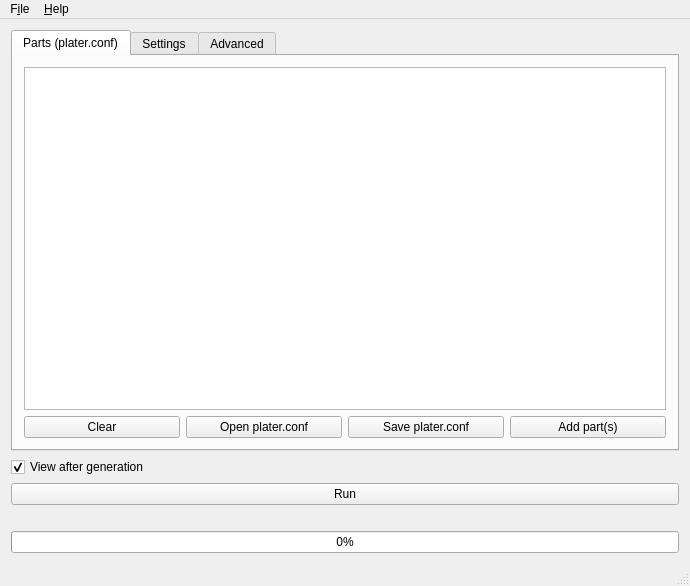
<?xml version="1.0" encoding="UTF-8"?>
<ui version="4.0">
 <class>MainWindow</class>
 <widget class="QMainWindow" name="MainWindow">
  <property name="geometry">
   <rect>
    <x>0</x>
    <y>0</y>
    <width>690</width>
    <height>586</height>
   </rect>
  </property>
  <property name="windowTitle">
   <string>MainWindow</string>
  </property>
  <property name="windowIcon">
   <iconset resource="icons.qrc">
    <normaloff>:/icon/img/plater.png</normaloff>:/icon/img/plater.png</iconset>
  </property>
  <widget class="QWidget" name="main">
   <layout class="QVBoxLayout" name="verticalLayout">
    <item>
     <widget class="QTabWidget" name="Advanced">
      <property name="currentIndex">
       <number>0</number>
      </property>
      <widget class="QWidget" name="tab">
       <attribute name="title">
        <string>Parts (plater.conf)</string>
       </attribute>
       <layout class="QVBoxLayout" name="verticalLayout_4">
        <item>
         <widget class="QTextEdit" name="parts"/>
        </item>
        <item>
         <layout class="QHBoxLayout" name="horizontalLayout_4">
          <item>
           <widget class="QPushButton" name="clearButton">
            <property name="text">
             <string>Clear</string>
            </property>
            <property name="icon">
             <iconset resource="icons.qrc">
              <normaloff>:/icon/img/clear.png</normaloff>:/icon/img/clear.png</iconset>
            </property>
           </widget>
          </item>
          <item>
           <widget class="QPushButton" name="openButton">
            <property name="text">
             <string>Open plater.conf</string>
            </property>
            <property name="icon">
             <iconset resource="icons.qrc">
              <normaloff>:/icon/img/open.png</normaloff>:/icon/img/open.png</iconset>
            </property>
           </widget>
          </item>
          <item>
           <widget class="QPushButton" name="saveButton">
            <property name="text">
             <string>Save plater.conf</string>
            </property>
            <property name="icon">
             <iconset resource="icons.qrc">
              <normaloff>:/icon/img/save.png</normaloff>:/icon/img/save.png</iconset>
            </property>
           </widget>
          </item>
          <item>
           <widget class="QPushButton" name="partBrowse">
            <property name="text">
             <string>Add part(s)</string>
            </property>
            <property name="icon">
             <iconset resource="icons.qrc">
              <normaloff>:/icon/img/part.png</normaloff>:/icon/img/part.png</iconset>
            </property>
           </widget>
          </item>
         </layout>
        </item>
       </layout>
      </widget>
      <widget class="QWidget" name="tab_2">
       <attribute name="title">
        <string>Settings</string>
       </attribute>
       <layout class="QVBoxLayout" name="verticalLayout_3">
        <item>
         <layout class="QVBoxLayout" name="settings">
          <item>
           <layout class="QHBoxLayout" name="horizontalLayout">
            <item>
             <widget class="QLabel" name="label">
              <property name="text">
               <string>Plate size:</string>
              </property>
             </widget>
            </item>
            <item>
             <widget class="QLineEdit" name="plateWidth">
              <property name="text">
               <string>150</string>
              </property>
             </widget>
            </item>
            <item>
             <widget class="QLabel" name="label_2">
              <property name="text">
               <string>x</string>
              </property>
             </widget>
            </item>
            <item>
             <widget class="QLineEdit" name="plateHeight">
              <property name="text">
               <string>150</string>
              </property>
             </widget>
            </item>
            <item>
             <widget class="QLabel" name="label_3">
              <property name="text">
               <string>mm</string>
              </property>
             </widget>
            </item>
           </layout>
          </item>
          <item>
           <layout class="QHBoxLayout" name="horizontalLayout_9">
            <item>
             <widget class="QCheckBox" name="circularPlate">
              <property name="text">
               <string>The plate is circular, with a diameter of </string>
              </property>
             </widget>
            </item>
            <item>
             <widget class="QLineEdit" name="diameter">
              <property name="text">
               <string>150</string>
              </property>
             </widget>
            </item>
            <item>
             <widget class="QLabel" name="label_13">
              <property name="text">
               <string>mm</string>
              </property>
             </widget>
            </item>
           </layout>
          </item>
          <item>
           <layout class="QHBoxLayout" name="horizontalLayout_2">
            <item>
             <widget class="QLabel" name="label_6">
              <property name="text">
               <string>Output directory:</string>
              </property>
             </widget>
            </item>
            <item>
             <widget class="QLineEdit" name="outputDirectory">
              <property name="text">
               <string>./</string>
              </property>
             </widget>
            </item>
            <item>
             <widget class="QPushButton" name="outputDirectoryButton">
              <property name="text">
               <string>Browse...</string>
              </property>
             </widget>
            </item>
           </layout>
          </item>
         </layout>
        </item>
        <item>
         <spacer name="verticalSpacer">
          <property name="orientation">
           <enum>Qt::Vertical</enum>
          </property>
          <property name="sizeHint" stdset="0">
           <size>
            <width>20</width>
            <height>40</height>
           </size>
          </property>
         </spacer>
        </item>
       </layout>
      </widget>
      <widget class="QWidget" name="tab_3">
       <attribute name="title">
        <string>Advanced</string>
       </attribute>
       <layout class="QVBoxLayout" name="verticalLayout_2">
        <item>
         <layout class="QHBoxLayout" name="horizontalLayout_5">
          <item>
           <widget class="QLabel" name="label_7">
            <property name="text">
             <string>Parts Spacing:</string>
            </property>
           </widget>
          </item>
          <item>
           <widget class="QLineEdit" name="spacing">
            <property name="text">
             <string>1.5</string>
            </property>
           </widget>
          </item>
          <item>
           <widget class="QLabel" name="label_8">
            <property name="text">
             <string>mm, Precision:</string>
            </property>
           </widget>
          </item>
          <item>
           <widget class="QLineEdit" name="precision">
            <property name="text">
             <string>0.5</string>
            </property>
           </widget>
          </item>
          <item>
           <widget class="QLabel" name="label_9">
            <property name="text">
             <string>mm</string>
            </property>
           </widget>
          </item>
         </layout>
        </item>
        <item>
         <layout class="QHBoxLayout" name="horizontalLayout_6">
          <item>
           <widget class="QLabel" name="label_5">
            <property name="text">
             <string>Brute-force spacing:</string>
            </property>
           </widget>
          </item>
          <item>
           <widget class="QLineEdit" name="bruteForceSpacing">
            <property name="text">
             <string>1</string>
            </property>
           </widget>
          </item>
          <item>
           <widget class="QLabel" name="label_10">
            <property name="text">
             <string>mm</string>
            </property>
           </widget>
          </item>
         </layout>
        </item>
        <item>
         <layout class="QHBoxLayout" name="horizontalLayout_8">
          <item>
           <widget class="QLabel" name="label_12">
            <property name="text">
             <string>Brute-force angle delta: </string>
            </property>
           </widget>
          </item>
          <item>
           <widget class="QLineEdit" name="bruteForceAngle">
            <property name="text">
             <string>90</string>
            </property>
           </widget>
          </item>
         </layout>
        </item>
        <item>
         <layout class="QHBoxLayout" name="horizontalLayout_10">
          <item>
           <widget class="QLabel" name="label_14">
            <property name="text">
             <string>Threads:</string>
            </property>
           </widget>
          </item>
          <item>
           <widget class="QLineEdit" name="nbThreads">
            <property name="text">
             <string>1</string>
            </property>
           </widget>
          </item>
         </layout>
        </item>
        <item>
         <layout class="QHBoxLayout" name="horizontalLayout_11">
          <item>
           <widget class="QLabel" name="label_15">
            <property name="text">
             <string>Sort mode:</string>
            </property>
           </widget>
          </item>
          <item>
           <widget class="QRadioButton" name="singleSort">
            <property name="text">
             <string>Single (just decreasing surface)</string>
            </property>
            <property name="checked">
             <bool>true</bool>
            </property>
            <attribute name="buttonGroup">
             <string notr="true">buttonGroup</string>
            </attribute>
           </widget>
          </item>
          <item>
           <widget class="QRadioButton" name="multipleSort">
            <property name="text">
             <string>Multiple (tr&amp;y multiple sorts)</string>
            </property>
            <attribute name="buttonGroup">
             <string notr="true">buttonGroup</string>
            </attribute>
           </widget>
          </item>
         </layout>
        </item>
        <item>
         <layout class="QHBoxLayout" name="horizontalLayout_7">
          <item>
           <widget class="QLabel" name="label_11">
            <property name="text">
             <string>Random iterations:</string>
            </property>
           </widget>
          </item>
          <item>
           <widget class="QLineEdit" name="randomIterations">
            <property name="text">
             <string>3</string>
            </property>
           </widget>
          </item>
         </layout>
        </item>
        <item>
         <layout class="QHBoxLayout" name="horizontalLayout_3">
          <item>
           <widget class="QLabel" name="label_4">
            <property name="text">
             <string>Output type:</string>
            </property>
           </widget>
          </item>
          <item>
           <widget class="QRadioButton" name="stlRadio">
            <property name="text">
             <string>STL</string>
            </property>
            <property name="checked">
             <bool>true</bool>
            </property>
            <attribute name="buttonGroup">
             <string notr="true">buttonGroup_2</string>
            </attribute>
           </widget>
          </item>
          <item>
           <widget class="QRadioButton" name="ppmRadio">
            <property name="text">
             <string>PPM</string>
            </property>
            <attribute name="buttonGroup">
             <string notr="true">buttonGroup_2</string>
            </attribute>
           </widget>
          </item>
         </layout>
        </item>
        <item>
         <layout class="QHBoxLayout" name="horizontalLayout_12">
          <item>
           <widget class="QCheckBox" name="outputCsv">
            <property name="text">
             <string>Output plates.csv</string>
            </property>
           </widget>
          </item>
         </layout>
        </item>
        <item>
         <spacer name="verticalSpacer_2">
          <property name="orientation">
           <enum>Qt::Vertical</enum>
          </property>
          <property name="sizeHint" stdset="0">
           <size>
            <width>20</width>
            <height>40</height>
           </size>
          </property>
         </spacer>
        </item>
       </layout>
      </widget>
     </widget>
    </item>
    <item>
     <widget class="QCheckBox" name="viewAfter">
      <property name="text">
       <string>View after generation</string>
      </property>
      <property name="checked">
       <bool>true</bool>
      </property>
     </widget>
    </item>
    <item>
     <widget class="QPushButton" name="runButton">
      <property name="text">
       <string>Run</string>
      </property>
      <property name="icon">
       <iconset resource="icons.qrc">
        <normaloff>:/icon/img/gears.png</normaloff>:/icon/img/gears.png</iconset>
      </property>
     </widget>
    </item>
    <item>
     <widget class="QLabel" name="message">
      <property name="text">
       <string/>
      </property>
     </widget>
    </item>
    <item>
     <widget class="QProgressBar" name="progressBar">
      <property name="value">
       <number>0</number>
      </property>
     </widget>
    </item>
   </layout>
  </widget>
  <widget class="QStatusBar" name="statusBar"/>
  <widget class="QMenuBar" name="menuBar">
   <property name="geometry">
    <rect>
     <x>0</x>
     <y>0</y>
     <width>690</width>
     <height>33</height>
    </rect>
   </property>
   <widget class="QMenu" name="menuAbout">
    <property name="tearOffEnabled">
     <bool>false</bool>
    </property>
    <property name="title">
     <string>&amp;Help</string>
    </property>
    <property name="separatorsCollapsible">
     <bool>false</bool>
    </property>
    <addaction name="actionAbout"/>
   </widget>
   <widget class="QMenu" name="menuFile">
    <property name="title">
     <string>F&amp;ile</string>
    </property>
    <addaction name="actionOpen_plater_conf"/>
    <addaction name="actionSave"/>
    <addaction name="actionAdd_parts"/>
    <addaction name="separator"/>
    <addaction name="actionSave_configuration"/>
    <addaction name="actionLoad_configuration"/>
    <addaction name="separator"/>
    <addaction name="actionQuit"/>
   </widget>
   <addaction name="menuFile"/>
   <addaction name="menuAbout"/>
  </widget>
  <action name="actionAbout">
   <property name="text">
    <string>&amp;About</string>
   </property>
  </action>
  <action name="actionOpen_plater_conf">
   <property name="text">
    <string>&amp;Open plater.conf...</string>
   </property>
   <property name="shortcut">
    <string>Ctrl+O</string>
   </property>
  </action>
  <action name="actionAdd_parts">
   <property name="text">
    <string>&amp;Add parts</string>
   </property>
   <property name="shortcut">
    <string>Ctrl+P</string>
   </property>
  </action>
  <action name="actionQuit">
   <property name="text">
    <string>&amp;Quit</string>
   </property>
   <property name="shortcut">
    <string>Ctrl+Q</string>
   </property>
  </action>
  <action name="actionSave">
   <property name="text">
    <string>&amp;Save plater.conf</string>
   </property>
   <property name="shortcut">
    <string>Ctrl+S</string>
   </property>
  </action>
  <action name="actionSave_configuration">
   <property name="text">
    <string>Save config.json</string>
   </property>
  </action>
  <action name="actionLoad_configuration">
   <property name="text">
    <string>Load config.json</string>
   </property>
  </action>
 </widget>
 <layoutdefault spacing="6" margin="11"/>
 <resources>
  <include location="icons.qrc"/>
 </resources>
 <connections/>
 <buttongroups>
  <buttongroup name="buttonGroup"/>
  <buttongroup name="buttonGroup_2"/>
 </buttongroups>
</ui>
